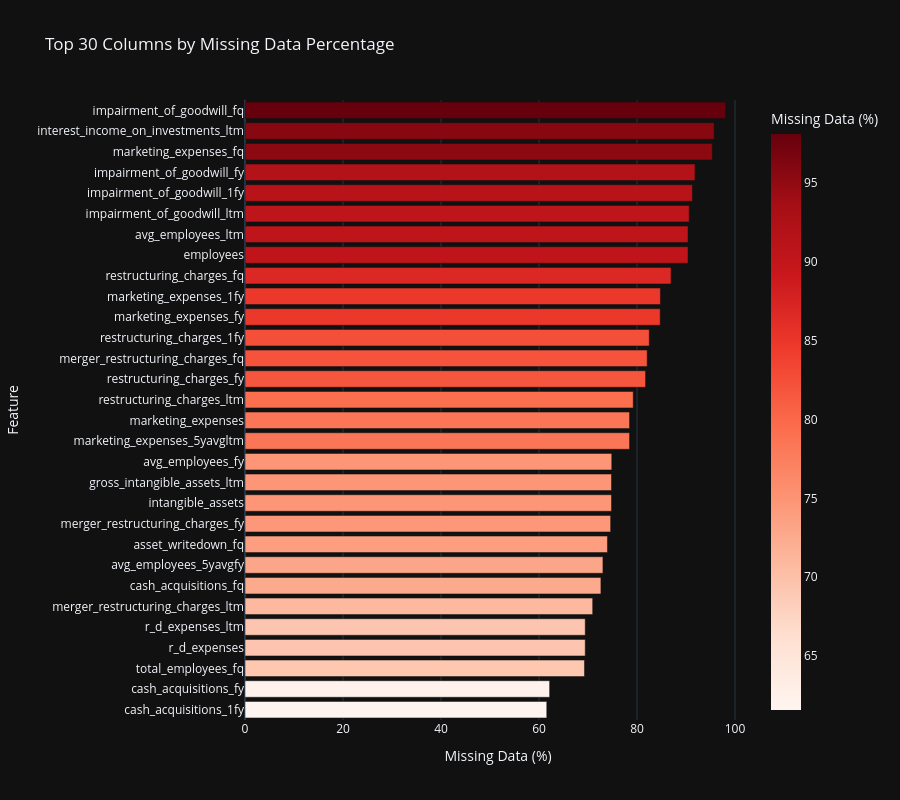
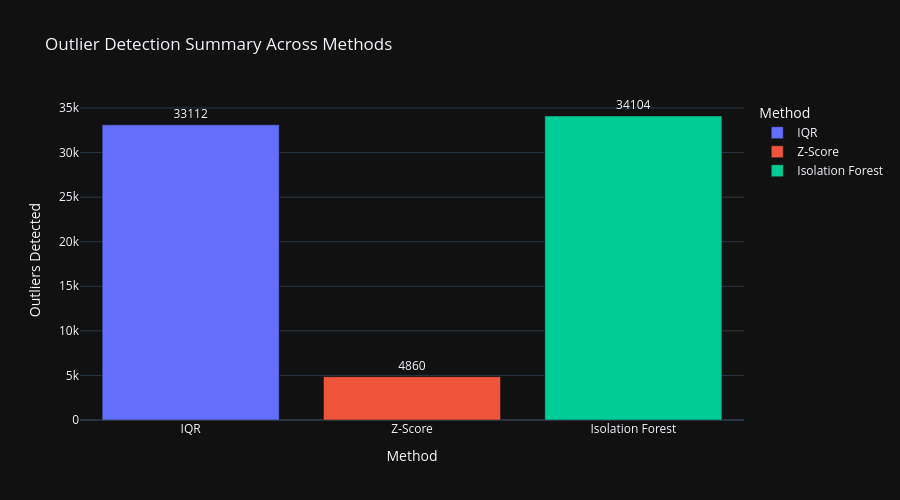
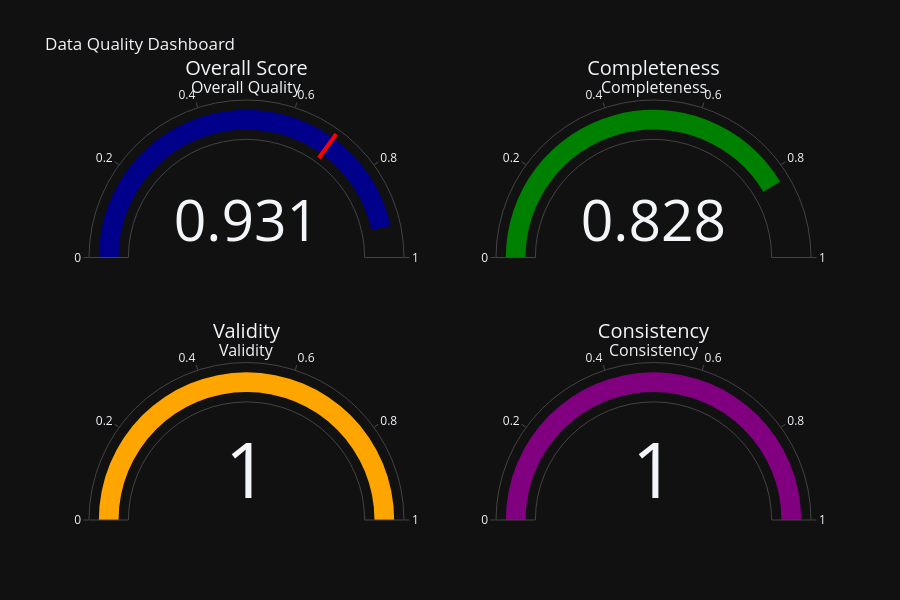

These figures' notebook cell, in order:
### Code cell
# 📊 Interactive Data Quality Visualizations
print("\n📊 Creating Interactive Data Quality Visualizations...")

# Note: Output directories already created at initialization (all Phase 9.1-9.8 subdirectories)

# 1. Missing Value Heatmap (Interactive Plotly)
missing_pct = (all_stocks.isnull().sum() / len(all_stocks) * 100).sort_values(ascending=False)
missing_df = pd.DataFrame({
    'Column': missing_pct.index,
    'Missing %': missing_pct.values
    }).head(30)

fig_missing = px.bar(
        missing_df,
        x='Missing %',
        y='Column',
        orientation='h',
        title='Top 30 Columns by Missing Data Percentage',
        labels={'Missing %': 'Missing Data (%)', 'Column': 'Feature'},
        color='Missing %',
        color_continuous_scale='Reds',
        height=800
        )
fig_missing.update_layout(yaxis={'categoryorder': 'total ascending'})
fig_missing.show()

# Save as HTML for interactive viewing
fig_missing.write_html(OUTPUT_DIR / "eda" / "missing_values_heatmap.html")
print(f"✓ Saved: {OUTPUT_DIR / 'eda' / 'missing_values_heatmap.html'}")

# 2. Outlier Detection Summary (Interactive Bar Chart)
outlier_summary = pd.DataFrame({
    'Method': ['IQR', 'Z-Score', 'Isolation Forest'],
    'Outliers Detected': [total_iqr, total_zscore, total_iforest],
    'Columns Analyzed': [len(outliers_iqr), len(outliers_zscore), len(outliers_iforest)]
    })

fig_outliers = px.bar(
        outlier_summary,
        x='Method',
        y='Outliers Detected',
        title='Outlier Detection Summary Across Methods',
        color='Method',
        text='Outliers Detected',
        height=500
        )
fig_outliers.update_traces(texttemplate='%{text}', textposition='outside')
fig_outliers.show()
fig_outliers.write_html(OUTPUT_DIR / "eda" / "outlier_detection_summary.html")
print(f"✓ Saved: {OUTPUT_DIR / 'eda' / 'outlier_detection_summary.html'}")

# 3. Data Quality Score Dashboard (Gauge Charts)
fig_quality = make_subplots(
        rows=2, cols=2,
        specs=[[{'type': 'indicator'}, {'type': 'indicator'}],
               [{'type': 'indicator'}, {'type': 'indicator'}]],
        subplot_titles=('Overall Quality', 'Completeness', 'Validity', 'Consistency')
        )

fig_quality.add_trace(go.Indicator(
        mode="gauge+number",
        value=quality_report.overall_score,
        title={'text': "Overall Score"},
        gauge={'axis': {'range': [0, 1]},
               'bar': {'color': "darkblue"},
               'threshold': {'line': {'color': "red", 'width': 4}, 'thickness': 0.75, 'value': 0.7}}
        ), row=1, col=1)

fig_quality.add_trace(go.Indicator(
        mode="gauge+number",
        value=quality_report.completeness_score,
        title={'text': "Completeness"},
        gauge={'axis': {'range': [0, 1]}, 'bar': {'color': "green"}}
        ), row=1, col=2)

fig_quality.add_trace(go.Indicator(
        mode="gauge+number",
        value=quality_report.validity_score,
        title={'text': "Validity"},
        gauge={'axis': {'range': [0, 1]}, 'bar': {'color': "orange"}}
        ), row=2, col=1)

fig_quality.add_trace(go.Indicator(
        mode="gauge+number",
        value=quality_report.consistency_score,
        title={'text': "Consistency"},
        gauge={'axis': {'range': [0, 1]}, 'bar': {'color': "purple"}}
        ), row=2, col=2)

fig_quality.update_layout(
        title_text="Data Quality Dashboard",
        height=600,
        showlegend=False
        )
fig_quality.show()
fig_quality.write_html(OUTPUT_DIR / "eda" / "data_quality_dashboard.html")
print(f"✓ Saved: {OUTPUT_DIR / 'eda' / 'data_quality_dashboard.html'}")

print(f"\n✅ Section 2 Interactive Visualizations Complete")
# Optionally, print the actual issues
if quality_report.issues:
    print(f"  Issue details:")
    for issue in quality_report.issues[:5]:  # Show first 5 issues
        print(f"    - {issue}")
    if len(quality_report.issues) > 5:
        print(f"    ... and {len(quality_report.issues) - 5} more issues")

### Figure 1 — Plotly figure (JSON) as saved in the notebook; plotly's stock layout.template omitted (floating-point values rounded to 4 significant figures)
{"data": [{"hovertemplate": "Missing Data (%)=%{marker.color}<br>Feature=%{y}<extra></extra>", "legendgroup": "", "marker": {"color": [98.09, 95.73, 95.36, 91.82, 91.3, 90.64, 90.4, 90.4, 86.93, 84.77, 84.73, 82.5, 82.07, 81.74, 79.23, 78.47, 78.47, 74.85, 74.79, 74.79, 74.62, 73.97, 73.04, 72.63, 70.95, 69.43, 69.43, 69.27, 62.16, 61.58], "coloraxis": "coloraxis", "pattern": {"shape": ""}}, "name": "", "orientation": "h", "showlegend": false, "textposition": "auto", "x": [98.09, 95.73, 95.36, 91.82, 91.3, 90.64, 90.4, 90.4, 86.93, 84.77, 84.73, 82.5, 82.07, 81.74, 79.23, 78.47, 78.47, 74.85, 74.79, 74.79, 74.62, 73.97, 73.04, 72.63, 70.95, 69.43, 69.43, 69.27, 62.16, 61.58], "xaxis": "x", "y": ["impairment_of_goodwill_fq", "interest_income_on_investments_ltm", "marketing_expenses_fq", "impairment_of_goodwill_fy", "impairment_of_goodwill_1fy", "impairment_of_goodwill_ltm", "employees", "avg_employees_ltm", "restructuring_charges_fq", "marketing_expenses_1fy", "marketing_expenses_fy", "restructuring_charges_1fy", "merger_restructuring_charges_fq", "restructuring_charges_fy", "restructuring_charges_ltm", "marketing_expenses_5yavgltm", "marketing_expenses", "avg_employees_fy", "intangible_assets", "gross_intangible_assets_ltm", "merger_restructuring_charges_fy", "asset_writedown_fq", "avg_employees_5yavgfy", "cash_acquisitions_fq", "merger_restructuring_charges_ltm", "r_d_expenses", "r_d_expenses_ltm", "total_employees_fq", "cash_acquisitions_fy", "cash_acquisitions_1fy"], "yaxis": "y", "type": "bar"}], "layout": {"xaxis": {"anchor": "y", "domain": [0.0, 1.0], "title": {"text": "Missing Data (%)"}}, "yaxis": {"anchor": "x", "domain": [0.0, 1.0], "title": {"text": "Feature"}, "categoryorder": "total ascending"}, "coloraxis": {"colorbar": {"title": {"text": "Missing Data (%)"}}, "colorscale": [[0.0, "rgb(255,245,240)"], [0.125, "rgb(254,224,210)"], [0.25, "rgb(252,187,161)"], [0.375, "rgb(252,146,114)"], [0.5, "rgb(251,106,74)"], [0.625, "rgb(239,59,44)"], [0.75, "rgb(203,24,29)"], [0.875, "rgb(165,15,21)"], [1.0, "rgb(103,0,13)"]]}, "legend": {"tracegroupgap": 0}, "title": {"text": "Top 30 Columns by Missing Data Percentage"}, "barmode": "relative", "height": 800}}

### Figure 2 — Plotly figure (JSON) as saved in the notebook; plotly's stock layout.template omitted (floating-point values rounded to 4 significant figures)
{"data": [{"hovertemplate": "Method=%{x}<br>Outliers Detected=%{text}<extra></extra>", "legendgroup": "IQR", "marker": {"color": "#636efa", "pattern": {"shape": ""}}, "name": "IQR", "orientation": "v", "showlegend": true, "text": [33110.0], "textposition": "outside", "x": ["IQR"], "xaxis": "x", "y": [33112], "yaxis": "y", "type": "bar", "texttemplate": "%{text}"}, {"hovertemplate": "Method=%{x}<br>Outliers Detected=%{text}<extra></extra>", "legendgroup": "Z-Score", "marker": {"color": "#EF553B", "pattern": {"shape": ""}}, "name": "Z-Score", "orientation": "v", "showlegend": true, "text": [4860.0], "textposition": "outside", "x": ["Z-Score"], "xaxis": "x", "y": [4860], "yaxis": "y", "type": "bar", "texttemplate": "%{text}"}, {"hovertemplate": "Method=%{x}<br>Outliers Detected=%{text}<extra></extra>", "legendgroup": "Isolation Forest", "marker": {"color": "#00cc96", "pattern": {"shape": ""}}, "name": "Isolation Forest", "orientation": "v", "showlegend": true, "text": [34100.0], "textposition": "outside", "x": ["Isolation Forest"], "xaxis": "x", "y": [34104], "yaxis": "y", "type": "bar", "texttemplate": "%{text}"}], "layout": {"xaxis": {"anchor": "y", "domain": [0.0, 1.0], "title": {"text": "Method"}, "categoryorder": "array", "categoryarray": ["IQR", "Z-Score", "Isolation Forest"]}, "yaxis": {"anchor": "x", "domain": [0.0, 1.0], "title": {"text": "Outliers Detected"}}, "legend": {"title": {"text": "Method"}, "tracegroupgap": 0}, "title": {"text": "Outlier Detection Summary Across Methods"}, "barmode": "relative", "height": 500}}

### Figure 3 — Plotly figure (JSON) as saved in the notebook; plotly's stock layout.template omitted (floating-point values rounded to 4 significant figures)
{"data": [{"gauge": {"axis": {"range": [0, 1]}, "bar": {"color": "darkblue"}, "threshold": {"line": {"color": "red", "width": 4}, "thickness": 0.75, "value": 0.7}}, "mode": "gauge+number", "title": {"text": "Overall Score"}, "value": 0.9313, "type": "indicator", "domain": {"x": [0.0, 0.45], "y": [0.625, 1.0]}}, {"gauge": {"axis": {"range": [0, 1]}, "bar": {"color": "green"}}, "mode": "gauge+number", "title": {"text": "Completeness"}, "value": 0.8282, "type": "indicator", "domain": {"x": [0.55, 1.0], "y": [0.625, 1.0]}}, {"gauge": {"axis": {"range": [0, 1]}, "bar": {"color": "orange"}}, "mode": "gauge+number", "title": {"text": "Validity"}, "value": 1.0, "type": "indicator", "domain": {"x": [0.0, 0.45], "y": [0.0, 0.375]}}, {"gauge": {"axis": {"range": [0, 1]}, "bar": {"color": "purple"}}, "mode": "gauge+number", "title": {"text": "Consistency"}, "value": 1.0, "type": "indicator", "domain": {"x": [0.55, 1.0], "y": [0.0, 0.375]}}], "layout": {"annotations": [{"font": {"size": 16}, "showarrow": false, "text": "Overall Quality", "x": 0.225, "xanchor": "center", "xref": "paper", "y": 1.0, "yanchor": "bottom", "yref": "paper"}, {"font": {"size": 16}, "showarrow": false, "text": "Completeness", "x": 0.775, "xanchor": "center", "xref": "paper", "y": 1.0, "yanchor": "bottom", "yref": "paper"}, {"font": {"size": 16}, "showarrow": false, "text": "Validity", "x": 0.225, "xanchor": "center", "xref": "paper", "y": 0.375, "yanchor": "bottom", "yref": "paper"}, {"font": {"size": 16}, "showarrow": false, "text": "Consistency", "x": 0.775, "xanchor": "center", "xref": "paper", "y": 0.375, "yanchor": "bottom", "yref": "paper"}], "title": {"text": "Data Quality Dashboard"}, "height": 600, "showlegend": false}}
